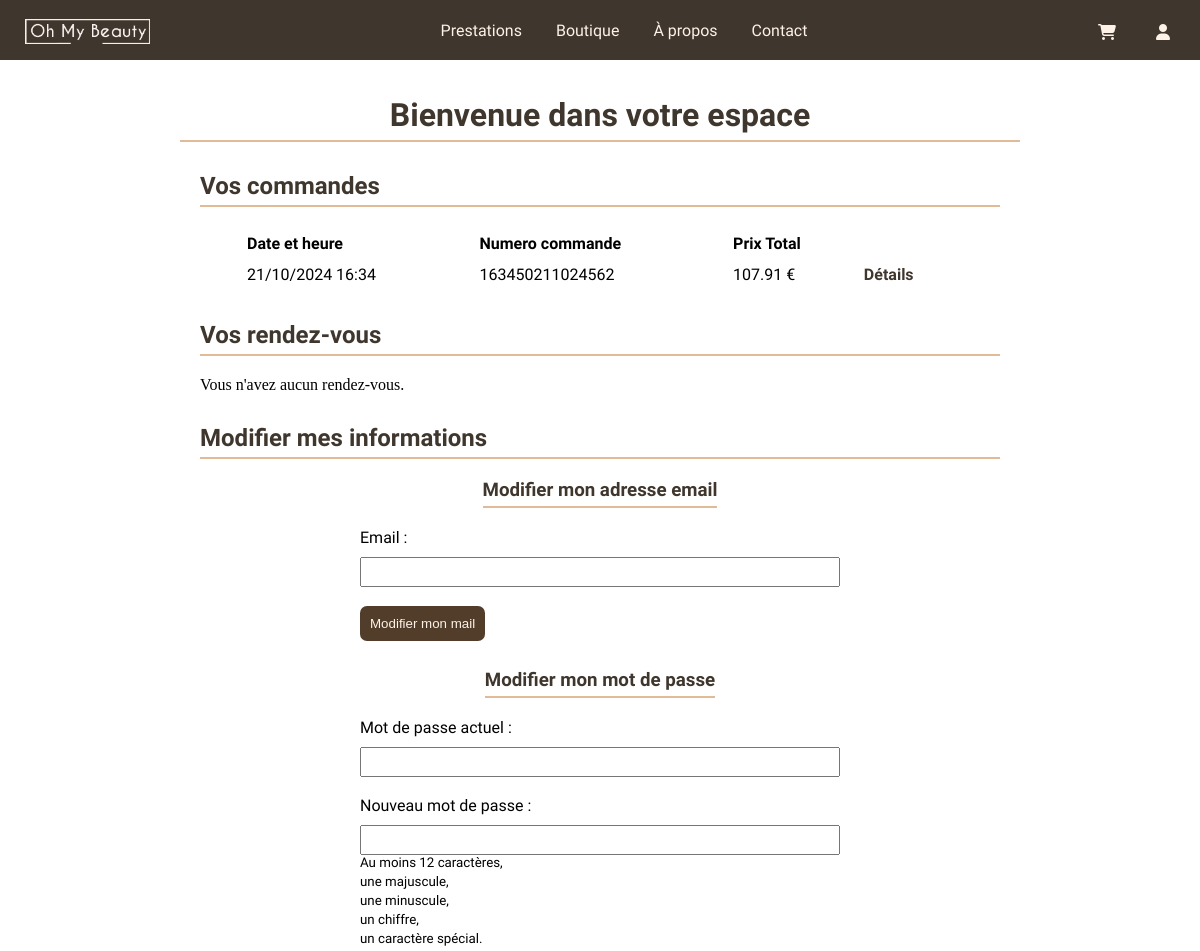
/index.php?action=recap (signed in, upper part), run on an earlier commit of the app's database.
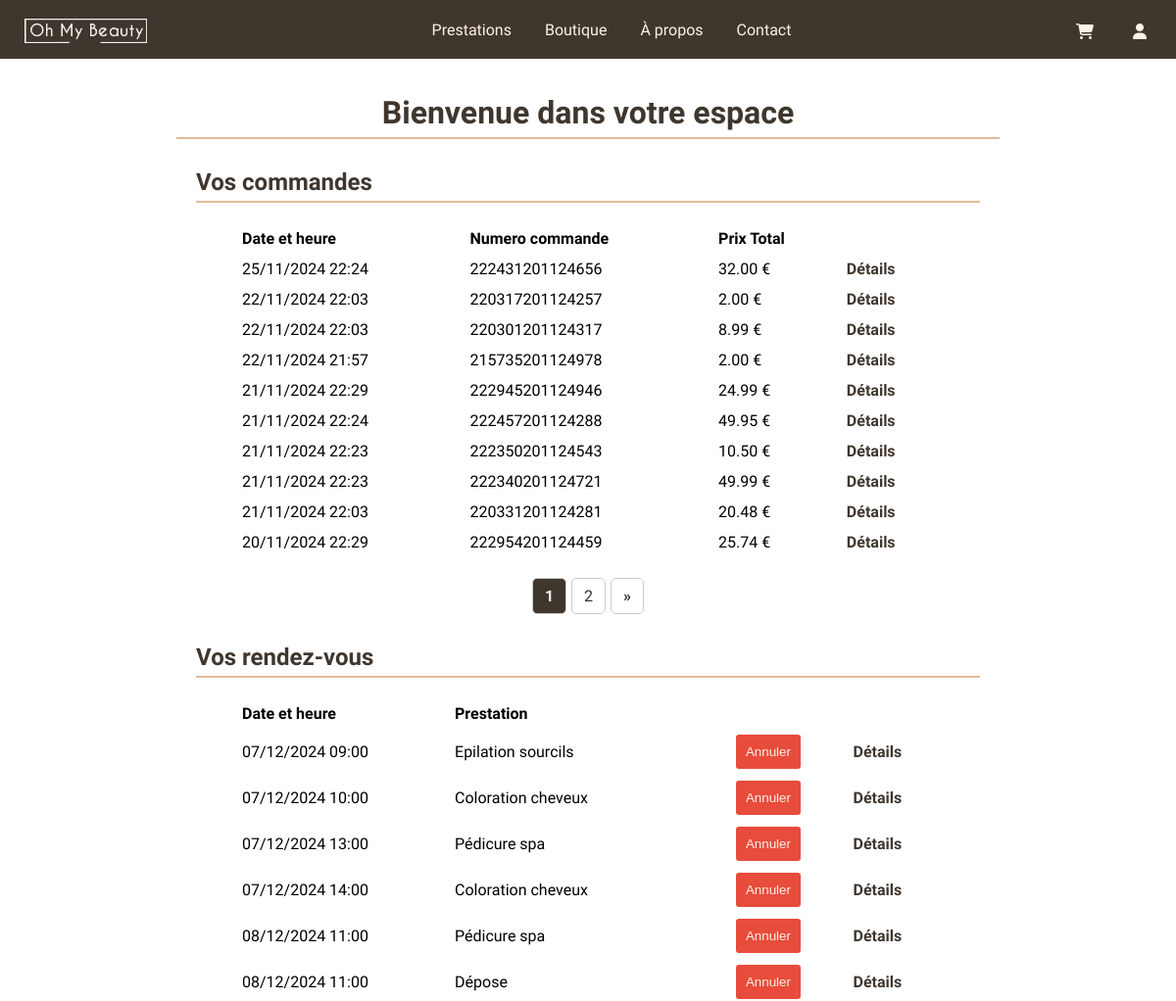
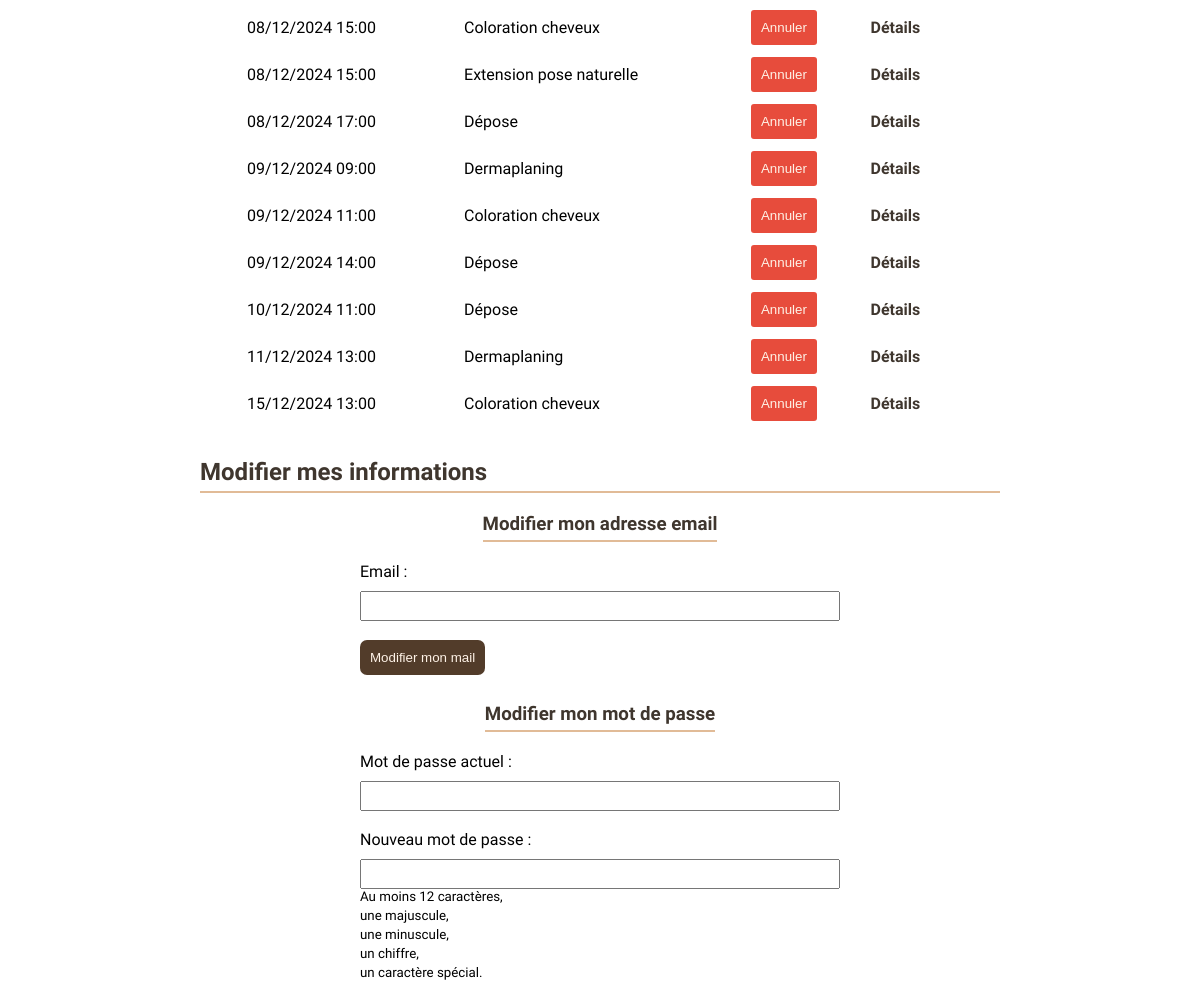
And on a later commit of the database (2 pictures, top to bottom).
### tables this page shows
CREATE TABLE IF NOT EXISTS `commande` (
  `id_commande` int NOT NULL AUTO_INCREMENT,
  `numeroCommande` bigint NOT NULL,
  `dateCommande` datetime NOT NULL,
  `prixTotal` decimal(15,2) NOT NULL,
  `id_utilisateur` int DEFAULT NULL,
  `infosCommande` text NOT NULL,
  PRIMARY KEY (`id_commande`),
  UNIQUE KEY `numeroCommande` (`numeroCommande`),
  KEY `id_utilisateur` (`id_utilisateur`),
  CONSTRAINT `commande_ibfk_1` FOREIGN KEY (`id_utilisateur`) REFERENCES `utilisateur` (`id_utilisateur`)
);

CREATE TABLE IF NOT EXISTS `reservation` (
  `id_reservation` int NOT NULL AUTO_INCREMENT,
  `id_utilisateur` int DEFAULT NULL,
  `id_prestation` int DEFAULT NULL,
  `datePrestation` datetime NOT NULL,
  `infosReservation` text NOT NULL,
  PRIMARY KEY (`id_reservation`),
  KEY `id_prestation` (`id_prestation`),
  KEY `reservation_ibfk_1` (`id_utilisateur`),
  CONSTRAINT `reservation_ibfk_1` FOREIGN KEY (`id_utilisateur`) REFERENCES `utilisateur` (`id_utilisateur`),
  CONSTRAINT `reservation_ibfk_2` FOREIGN KEY (`id_prestation`) REFERENCES `prestation` (`id_prestation`)
);

CREATE TABLE IF NOT EXISTS `prestation` (
  `id_prestation` int NOT NULL AUTO_INCREMENT,
  `designation` varchar(50) NOT NULL,
  `prix` decimal(15,2) NOT NULL,
  `duree` int NOT NULL,
  `id_categorie` int NOT NULL,
  `description` varchar(255) NOT NULL,
  PRIMARY KEY (`id_prestation`),
  KEY `id_categorie` (`id_categorie`),
  CONSTRAINT `prestation_ibfk_1` FOREIGN KEY (`id_categorie`) REFERENCES `categorie` (`id_categorie`)
);

### controller/AccueilController.php (called while the page is built, shortened)
<?php
class AccueilController {
    private $commandeManager;
    public function __construct() {
        $this->commandeManager = new CommandeManager();
    }
    public function afficherRecap() {
        $limit = 10;
        $pageActuelle = isset($_GET['page']) ? (int)$_GET['page'] : 1;
        $offset = ($pageActuelle - 1) * $limit;
        $commandes = $this->commandeManager->obtenirCommandesUtilisateurAvecPagination($_SESSION['user_id'], $offset, $limit);
        $nombreTotalCommandes = $this->commandeManager->obtenirNombreCommandesUtilisateur($_SESSION['user_id']);
        $nombrePages = ceil($nombreTotalCommandes / $limit);
        require 'view/vueRecapUtilisateur.php';
    }
}

### app/Connect.php (called while the page is built, shortened)
<?php
abstract class Connect {
    public static function seConnecter(){
        try {
            return new \PDO(
                "mysql:host=".self::HOST.";dbname=".self::DB.";charset=utf8", self::USER, self::PASS);
        } catch (\PDOException $ex) {
            return $ex->getMessage();
        }
    }
}

### model/managers/CommandeManager.php (called while the page is built, shortened)
<?php
class CommandeManager {
    private $db;
    public function __construct() {
        $this->db = Connect::seConnecter();
    }
    public function obtenirNombreCommandesUtilisateur($id_utilisateur) {
        $requete = "
        SELECT COUNT(*)
        FROM commande
        WHERE id_utilisateur = :id_utilisateur";
        $stmt = $this->db->prepare($requete);
        $stmt->bindParam(':id_utilisateur', $id_utilisateur, \PDO::PARAM_INT);
        $stmt->execute();
        return $stmt->fetchColumn();
    }
    public function obtenirCommandesUtilisateurAvecPagination($id_utilisateur, $offset, $limit) {
        $requete = "
        SELECT * FROM commande
        WHERE id_utilisateur = :id_utilisateur
        ORDER BY dateCommande DESC
        LIMIT :offset, :limit";
        $stmt = $this->db->prepare($requete);
        $stmt->bindParam(':id_utilisateur', $id_utilisateur, \PDO::PARAM_INT);
        $stmt->bindParam(':offset', $offset, \PDO::PARAM_INT);
        $stmt->bindParam(':limit', $limit, \PDO::PARAM_INT);
        $stmt->execute();
        return $stmt->fetchAll();
    }
}

### model/managers/ReservationManager.php (called while the page is built, shortened)
<?php
class ReservationManager {
    private $db;
    public function __construct() {
        $this->db = Connect::seConnecter();
    }
    public function obtenirReservationsParUtilisateur($id_utilisateur) {
        $requete = "
            SELECT r.id_reservation, r.datePrestation, r.infosReservation, p.designation
            FROM reservation r
            JOIN prestation p ON r.id_prestation = p.id_prestation
            WHERE r.id_utilisateur = :id_utilisateur
            ORDER BY r.datePrestation
        ";
        $stmt = $this->db->prepare($requete);
        $stmt->bindParam(':id_utilisateur', $id_utilisateur, \PDO::PARAM_INT);
        $stmt->execute();
        return $stmt->fetchAll(\PDO::FETCH_ASSOC);
    }
}

### controller/ReservationController.php (called while the page is built, shortened)
<?php
class ReservationController {
    public function estAnnulable($datePrestation) {
        $dateActuelle = new DateTime();
        $datePrestation = new DateTime($datePrestation);
        $differenceJours = $dateActuelle->diff($datePrestation)->days;
        return ($dateActuelle < $datePrestation && $differenceJours >= 3);
    }
}

### view/vueRecapUtilisateur.php (the view, shortened to what the changed rows need)
<?php
$reservationManager = new ReservationManager();
$reservationController = new ReservationController();
$reservationController->supprimerReservationsPassees();
$id_utilisateur = $_SESSION['user_id'];
$reservations = $reservationManager->obtenirReservationsParUtilisateur($id_utilisateur);
?>
<div class="titre-user">
    <h1>Bienvenue dans votre espace</h1>
</div>
<section class="section-commandes">
    <h2>Vos commandes</h2>
    <?php if (!empty($commandes)) { ?>
        <table class="table-commandes">
            <thead>
                <tr>
                    <th>Date et heure</th>
                    <th>Numero commande</th>
                    <th>Prix Total</th>
                </tr>
            </thead>
            <tbody>
                <?php foreach ($commandes as $commande) { ?>
                    <tr>
                        <td><?= date('d/m/Y H:i', strtotime($commande['dateCommande'])) ?></td>
                        <td><?= $commande['numeroCommande']; ?></td>
                        <td><?= $commande['prixTotal']; ?> €</td>
                        <td><a href="#!" class="details-link" onclick="toggleDetails(this)">Détails</a></td>
                    </tr>
                <?php } ?>
            </tbody>
        </table>
    <?php } else { ?>
        <p>Vous n'avez aucune commande.</p>
    <?php }
    if ($nombrePages > 1){ ?>
    <div class="pagination">
        <?php
        $pagesVisibles = 5;
        $debut = max(1, $pageActuelle - floor($pagesVisibles / 2));
        $fin = min($nombrePages, $pageActuelle + floor($pagesVisibles / 2));
        for ($i = $debut; $i <= $fin; $i++) {
            echo '<a href="index.php?action=recap&page=' . $i . '" class="' . ($i == $pageActuelle ? 'active' : '') . '"> ' . $i . ' </a>';
        }
        if ($pageActuelle < $nombrePages) {
            echo '<a href="index.php?action=recap&page=' . $nombrePages . '"> &raquo; </a>';
        }
        ?>
    </div>
    <?php } ?>
</section>
<section class="section-rendezvous">
    <h2>Vos rendez-vous</h2>
    <?php if (!empty($reservations)) { ?>
        <table class="table-rendezvous">
            <thead>
                <tr>
                    <th>Date et heure</th>
                    <th>Prestation</th>
                </tr>
            </thead>
            <tbody>
                <?php
                foreach ($reservations as $reservation) {
                    $estAnnulable = $reservationController->estAnnulable($reservation['datePrestation']);
                    ?>
                    <tr>
                        <td><?= date('d/m/Y H:i', strtotime($reservation['datePrestation'])); ?></td>
                        <td><?= $reservation['designation']; ?></td>
                        <td>
                            <?php if ($estAnnulable) { ?>
                            <form method="post" action="index.php?action=annulerReservation">
                                <button type="submit" aria-label="annuler reservation" onclick="return confirm('Êtes-vous sûr de vouloir annuler cette réservation ?');">Annuler</button>
                            </form>
                            <?php } else { ?>
                            <span>Non annulable</span>
                            <?php } ?>
                        </td>
                        <td><a href="#!" class="details-link" onclick="toggleDetails(this)">Détails</a></td>
                    </tr>
                <?php } ?>
            </tbody>
        </table>
    <?php } else { ?>
        <p>Vous n'avez aucun rendez-vous.</p>
    <?php } ?>
</section>
<section class="section-modification">
    <h2>Modifier mes informations</h2>
    <br>
</section>
<?php
require "template.php";

What changed in the data, as far as the page shows it:
no longer on this page (row unchanged): commande: dateCommande "21/10/2024 16:34", numeroCommande "163450211024562", prixTotal "107.91"
added commande: dateCommande "25/11/2024 22:24", numeroCommande "222431201124656", prixTotal "32.00"
added commande: dateCommande "22/11/2024 22:03", numeroCommande "220317201124257", prixTotal "2.00"
added commande: dateCommande "22/11/2024 22:03", numeroCommande "220301201124317", prixTotal "8.99"
added commande: dateCommande "22/11/2024 21:57", numeroCommande "215735201124978", prixTotal "2.00"
added commande: dateCommande "21/11/2024 22:29", numeroCommande "222945201124946", prixTotal "24.99"
added commande: dateCommande "21/11/2024 22:24", numeroCommande "222457201124288", prixTotal "49.95"
added commande: dateCommande "21/11/2024 22:23", numeroCommande "222350201124543", prixTotal "10.50"
added commande: dateCommande "21/11/2024 22:23", numeroCommande "222340201124721", prixTotal "49.99"
added commande: dateCommande "21/11/2024 22:03", numeroCommande "220331201124281", prixTotal "20.48"
added commande: dateCommande "20/11/2024 22:29", numeroCommande "222954201124459", prixTotal "25.74"
added reservation: datePrestation "07/12/2024 09:00", id_prestation.designation "Epilation sourcils"
added reservation: datePrestation "07/12/2024 10:00", id_prestation.designation "Coloration cheveux"
added reservation: datePrestation "07/12/2024 13:00", id_prestation.designation "Pédicure spa"
added reservation: datePrestation "07/12/2024 14:00", id_prestation.designation "Coloration cheveux"
added reservation: datePrestation "08/12/2024 11:00", id_prestation.designation "Pédicure spa"
added reservation: datePrestation "08/12/2024 11:00", id_prestation.designation "Dépose"
added reservation: datePrestation "08/12/2024 15:00", id_prestation.designation "Coloration cheveux"
added reservation: datePrestation "08/12/2024 15:00", id_prestation.designation "Extension pose naturelle"
added reservation: datePrestation "08/12/2024 17:00", id_prestation.designation "Dépose"
added reservation: datePrestation "09/12/2024 09:00", id_prestation.designation "Dermaplaning"
added reservation: datePrestation "09/12/2024 11:00", id_prestation.designation "Coloration cheveux"
added reservation: datePrestation "09/12/2024 14:00", id_prestation.designation "Dépose"
added reservation: datePrestation "10/12/2024 11:00", id_prestation.designation "Dépose"
added reservation: datePrestation "11/12/2024 13:00", id_prestation.designation "Dermaplaning"
added reservation: datePrestation "15/12/2024 13:00", id_prestation.designation "Coloration cheveux"
Also different on the page:
new list line: "1"
new list line: "2"
text no longer shown: "Vous n'avez aucun rendez-vous."
text now shown: "» Date et heure Prestation"
